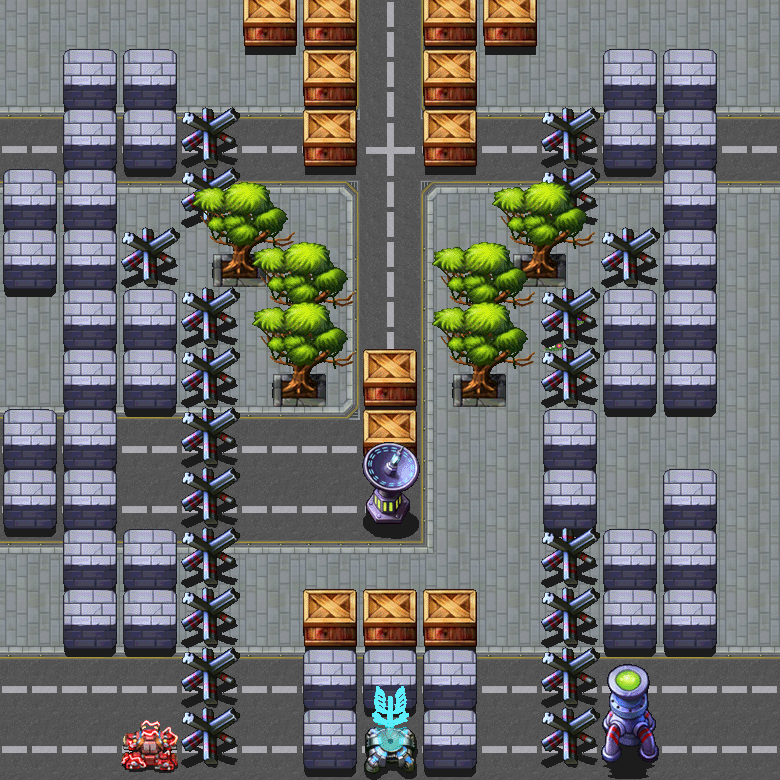

This game map was drawn from its Tiled (.tmx) file and the tilesets committed beside it. A one-line description and the trimmed map source follow:
An orthogonal 13x13 tile map with 60x60 px tiles, 19 tile layers (floor, river, riverfake, bridge, ...), 4 tilesets and 4 objects (plyartPoint, enemyPoint1, enemyPoint2, enemyPoint3).

<map version="1.0" orientation="orthogonal" width="13" height="13" tilewidth="60" tileheight="60">
 <properties>
  <property name="10" value="40" />
  <property name="8" value="15" />
  <property name="9" value="40" />
 </properties>
 <tileset firstgid="1" name="floor_city" tilewidth="60" tileheight="60">
  <image source="floor_city.png" width="240" height="600" />
 </tileset>
 <tileset firstgid="41" name="block" tilewidth="60" tileheight="120">
  <image source="block.png" width="600" height="600" />
 </tileset>
 <tileset firstgid="91" name="bridge" tilewidth="60" tileheight="60">
  <image source="bridge.png" width="360" height="60" />
 </tileset>
 <tileset firstgid="97" name="garbage" tilewidth="60" tileheight="60">
  <image source="garbage.png" width="540" height="60" />
 </tileset>
 <layer name="floor" width="13" height="13">
  <data>[169 cells, 169 non-empty, 15 distinct tile ids]</data>
 </layer>
 <layer name="river" width="13" height="13">
  <data>[169 cells, 1 non-empty, 1 distinct tile ids]</data>
 </layer>
 <layer name="riverfake" width="13" height="13">
  <data>[169 cells, 1 non-empty, 1 distinct tile ids]</data>
 </layer>
 <layer name="bridge" width="13" height="13">
  <data>[169 cells, 1 non-empty, 1 distinct tile ids]</data>
 </layer>
 <layer name="garbage" width="13" height="13">
  <data>[169 cells, 3 non-empty, 2 distinct tile ids]</data>
 </layer>
 <layer name="block0" width="13" height="13">
  <data>[169 cells, 4 non-empty, 1 distinct tile ids]</data>
 </layer>
 <layer name="block1" width="13" height="13">
  <data>[169 cells, 6 non-empty, 2 distinct tile ids]</data>
 </layer>
 <layer name="block2" width="13" height="13">
  <data>[169 cells, 8 non-empty, 3 distinct tile ids]</data>
 </layer>
 <layer name="block3" width="13" height="13">
  <data>[169 cells, 5 non-empty, 2 distinct tile ids]</data>
 </layer>
 <layer name="block4" width="13" height="13">
  <data>[169 cells, 9 non-empty, 4 distinct tile ids]</data>
 </layer>
 <layer name="block5" width="13" height="13">
  <data>[169 cells, 10 non-empty, 4 distinct tile ids]</data>
 </layer>
 <layer name="block6" width="13" height="13">
  <data>[169 cells, 11 non-empty, 5 distinct tile ids]</data>
 </layer>
 <layer name="block7" width="13" height="13">
  <data>[169 cells, 5 non-empty, 3 distinct tile ids]</data>
 </layer>
 <layer name="block8" width="13" height="13">
  <data>[169 cells, 6 non-empty, 3 distinct tile ids]</data>
 </layer>
 <layer name="block9" width="13" height="13">
  <data>[169 cells, 6 non-empty, 2 distinct tile ids]</data>
 </layer>
 <layer name="block10" width="13" height="13">
  <data>[169 cells, 9 non-empty, 3 distinct tile ids]</data>
 </layer>
 <layer name="block11" width="13" height="13">
  <data>[169 cells, 5 non-empty, 2 distinct tile ids]</data>
 </layer>
 <layer name="block12" width="13" height="13">
  <data>[169 cells, 7 non-empty, 5 distinct tile ids]</data>
 </layer>
 <objectgroup name="Objects" width="13" height="13">
  <object name="plyartPoint" x="274" y="723" width="27" height="27" />
  <object name="enemyPoint1" x="391" y="2" width="28" height="28" />
  <object name="enemyPoint2" x="30" y="3" width="28" height="28" />
  <object name="enemyPoint3" x="750" y="1" width="28" height="28" />
 </objectgroup>
 <layer name="grass" width="13" height="13">
  <data>[169 cells, 1 non-empty, 1 distinct tile ids]</data>
 </layer>
</map>
